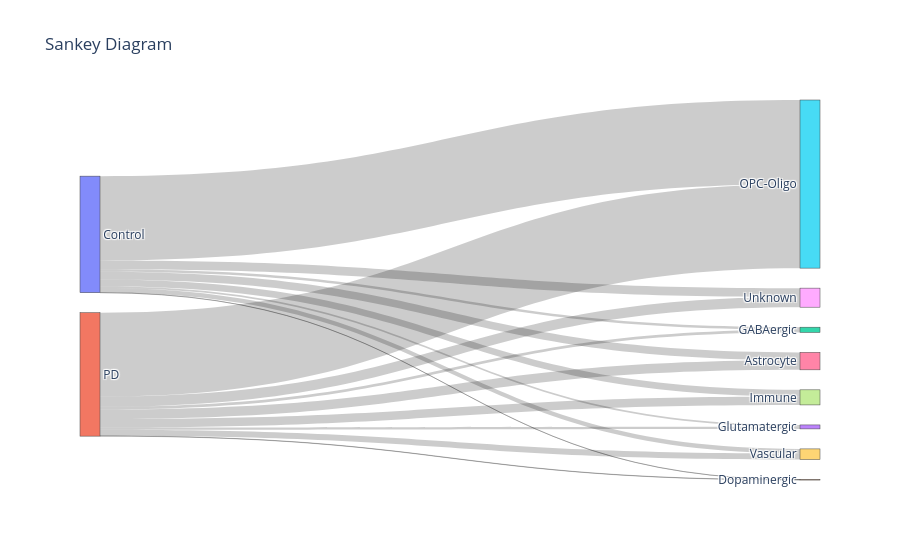

Notebook code cell kept with this figure:
### Code cell
sankey_from_obs(
    adata_neurons_tmp,
    source_col="condition_id",
    target_col="sn_high_level_class"
)

### Figure 1 — Plotly figure (JSON) as saved in the notebook; plotly's stock layout.template omitted (floating-point values rounded to 4 significant figures)
{"data": [{"link": {"source": [0, 0, 0, 0, 0, 0, 0, 0, 1, 1, 1, 1, 1, 1, 1, 1], "target": [2, 3, 4, 5, 6, 7, 8, 9, 2, 3, 4, 5, 6, 7, 8, 9], "value": [2739, 1921, 148, 90767, 8323, 7250, 9587, 4830, 2873, 2357, 307, 90328, 10461, 9007, 10940, 6667]}, "node": {"label": ["Control", "PD", "GABAergic", "Glutamatergic", "Dopaminergic", "OPC-Oligo", "Astrocyte", "Immune", "Unknown", "Vascular"], "pad": 20, "thickness": 20}, "type": "sankey"}], "layout": {"font": {"size": 12}, "title": {"text": "Sankey Diagram"}}}
